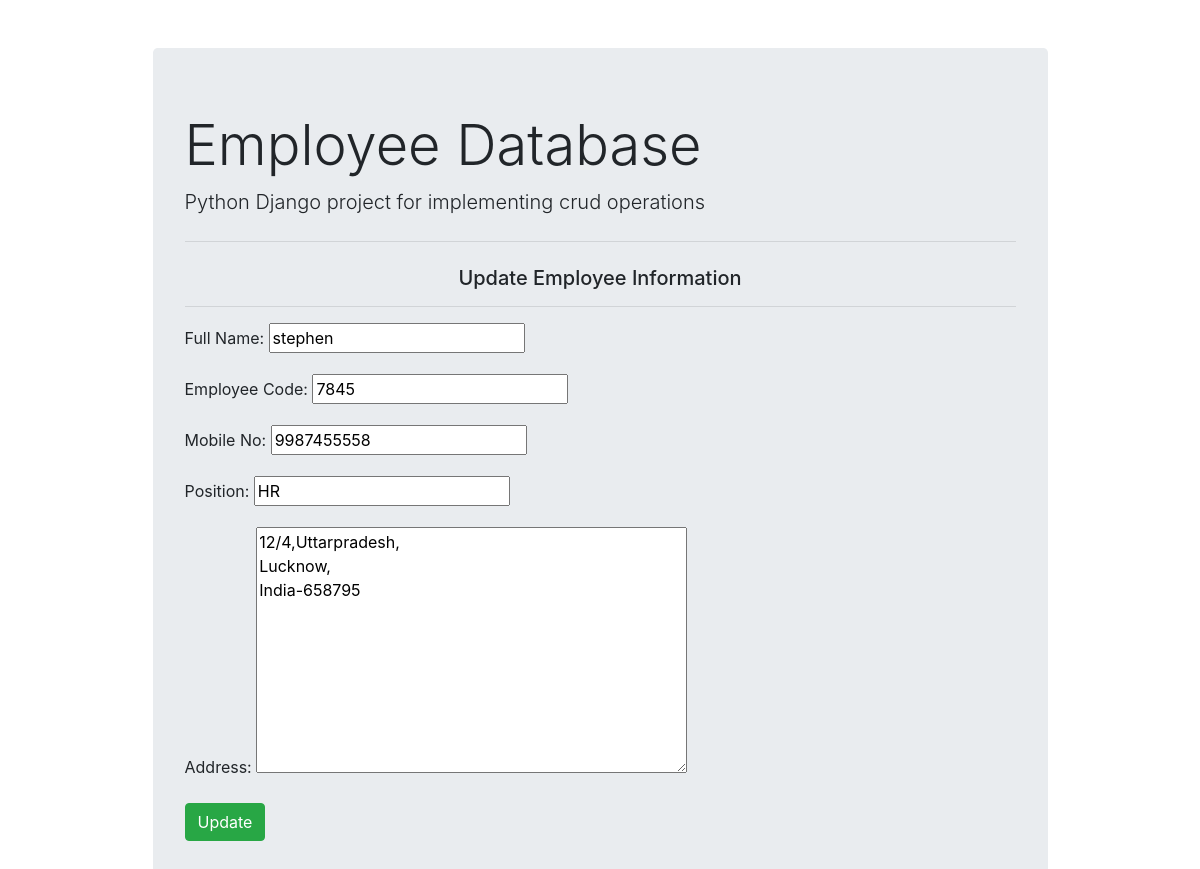
The page /update/3/ on the database its author committed.
### app/models.py (models this page shows)
class Employee(models.Model):
 fullname=models.CharField(max_length=100)
 emp_code=models.CharField(max_length=10)
 mobile=models.CharField(max_length=10)
 address=models.TextField(max_length=100)
 position=models.CharField(max_length=10)

### app/views.py (the view)
# urls.py: path('update/<int:id>/', views.update,name="updatedata"),
def update(request,id):
    if request.method == "POST":
     form = Employee.objects.get(pk=id)
     form = EmployeeForm(request.POST,instance=form)
     if form.is_valid():
            form.save()
            return redirect('/list/')
    else:
     form = Employee.objects.get(pk=id)
     form = EmployeeForm(instance=form)
    return render(request,"update.html",{'form':form})

### app/forms.py
class EmployeeForm(forms.ModelForm):
    class Meta:
        model = Employee
        fields = ('fullname','emp_code','mobile','position','address')
        labels={
            'fullname':'Full Name',
            'mobile':'Mobile No',
            'emp_code':'Employee Code'
        }

### templates/update.html (shortened to what this page needs)
{% extends "base.html" %}
{% load crispy_forms_tags %}
    {% block content %}
           <center> <h5>Update Employee Information </h5></center><hr>
               <form action="" method="POST">
                  {{form.as_p}}
                  <input type="submit" class="btn btn-success" value="Update">
               </form>
    {% endblock content %}

### rows shown on the page
Employee: fullname "stephen", emp_code "7845", mobile "9987455558", position "HR", address "12/4,Uttarpradesh, Lucknow, India-658795"
